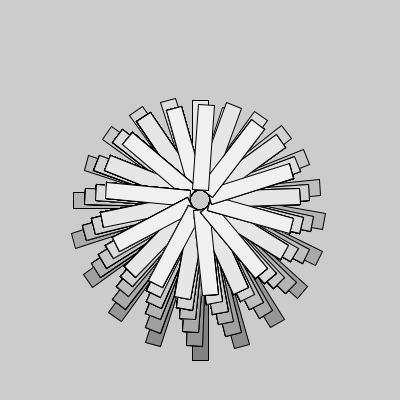
Frame 1 (no input)
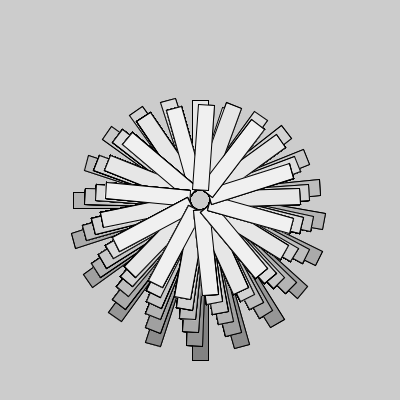
Frame 2 (the mouse pressed at the canvas centre, redrawn once)

The Processing sketch that drew these frames (run headless with seeded random() and noise(); the mouse was pressed at the canvas centre and the sketch redrawn once):

// Processing sketch: sk_recursive_rect_rot
// ── sk_recursive_rect_rot.pde
void setup()
{
  size( 400, 400 );
  noLoop();  // アニメーションしない
}
void draw()
{
  drawRect( 0, 150, 12 );  // 最初の再帰呼び出し
}

/**
  再帰関数：矩形（長方形）をを再帰的に時計回りor反時計回りに回転しながら描画する．
*/
void drawRect( float fRot, float fHeight, int iLevel )
{
  if( iLevel > 0 )  // 再帰の継続条件
  {
    // 矩形描画
    pushMatrix();
    translate( 200, 200 );
    rotate( radians( fRot ) );
    
    fill( 250 - iLevel * 10 );
    rect( -8, 10, 16, fHeight );
    popMatrix();
    
    drawRect( fRot + 18, fHeight * 0.95, iLevel - 1 );  // 再帰呼び出し：時計回り
    drawRect( fRot - 16, fHeight * 0.95, iLevel - 1 );  // 再帰呼び出し：反時計回り
  }
}
